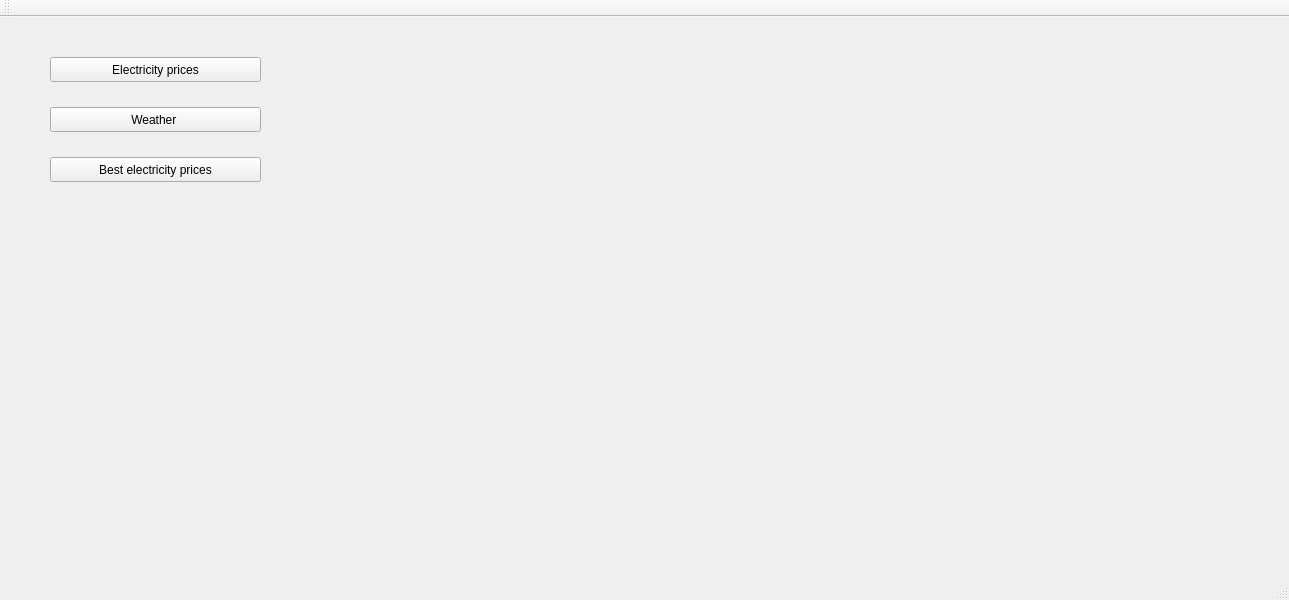
<?xml version="1.0" encoding="UTF-8"?>
<ui version="4.0">
 <class>MainWindow</class>
 <widget class="QMainWindow" name="MainWindow">
  <property name="geometry">
   <rect>
    <x>0</x>
    <y>0</y>
    <width>1289</width>
    <height>600</height>
   </rect>
  </property>
  <property name="windowTitle">
   <string>MainWindow</string>
  </property>
  <widget class="QWidget" name="centralwidget">
   <widget class="QPushButton" name="pushButton">
    <property name="geometry">
     <rect>
      <x>50</x>
      <y>40</y>
      <width>211</width>
      <height>25</height>
     </rect>
    </property>
    <property name="text">
     <string>Electricity prices</string>
    </property>
   </widget>
   <widget class="QPushButton" name="weatherbtn">
    <property name="geometry">
     <rect>
      <x>50</x>
      <y>90</y>
      <width>211</width>
      <height>25</height>
     </rect>
    </property>
    <property name="text">
     <string>Weather </string>
    </property>
   </widget>
   <widget class="QPushButton" name="ePricesBtn">
    <property name="geometry">
     <rect>
      <x>50</x>
      <y>140</y>
      <width>211</width>
      <height>25</height>
     </rect>
    </property>
    <property name="text">
     <string>Best electricity prices</string>
    </property>
   </widget>
  </widget>
  <widget class="QMenuBar" name="menubar">
   <property name="geometry">
    <rect>
     <x>0</x>
     <y>0</y>
     <width>1289</width>
     <height>22</height>
    </rect>
   </property>
  </widget>
  <widget class="QStatusBar" name="statusbar"/>
  <widget class="QToolBar" name="toolBar">
   <property name="windowTitle">
    <string>toolBar</string>
   </property>
   <attribute name="toolBarArea">
    <enum>TopToolBarArea</enum>
   </attribute>
   <attribute name="toolBarBreak">
    <bool>false</bool>
   </attribute>
  </widget>
 </widget>
 <resources/>
 <connections/>
</ui>
